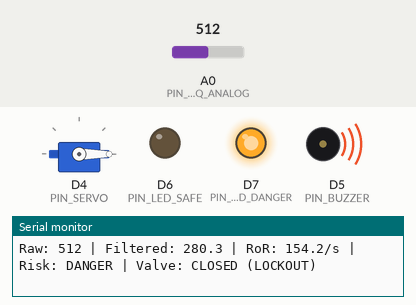
Recording of a sketch running on a simulated ESP8266 (NodeMCU). On the bench: servo, output pins drawn as LEDs (lit = HIGH), buzzer (waves = sounding, pin HIGH), the last lines printed to the serial monitor. Inputs (shaded band) come from the test bench; at power-on: A0 (PIN_MQ_ANALOG) = 512.

Above: at 1.7 s.
1.8 s: A0 (PIN_MQ_ANALOG) set to 240
At 3.0 s:
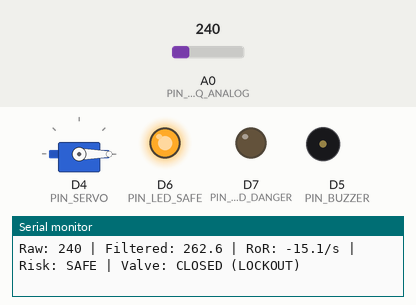
4.0 s: A0 (PIN_MQ_ANALOG) set to 289
7.1 s: A0 (PIN_MQ_ANALOG) set to 315
At 8.8 s:
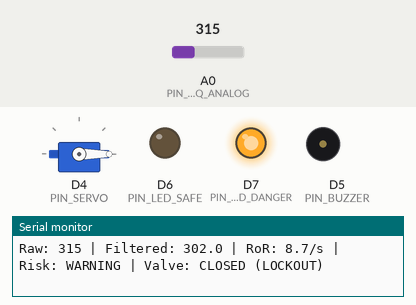
10.0 s: A0 (PIN_MQ_ANALOG) set to 269
13.1 s: A0 (PIN_MQ_ANALOG) set to 258
At 15.8 s:
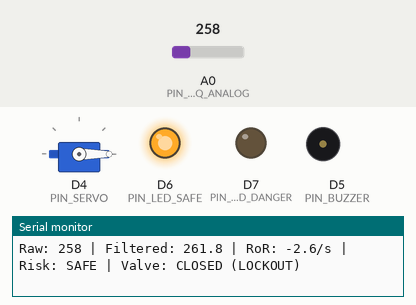
Timing chart, 0 to 17.0 s (numbered marks = the images above; inputs shaded):
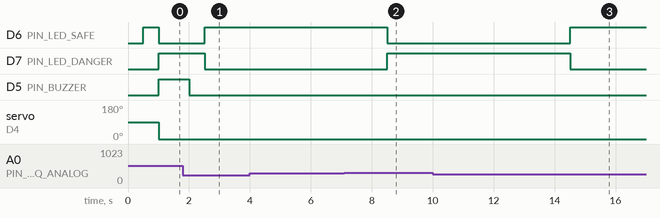

The sketch:

esp8266_lpg_safety.ino
```cpp
/*
 * ==============================================================================
 * Smart LPG Leak Detection & Automatic Shut-Off System
 * NodeMCU ESP8266 / Arduino Implementation (Academic Demonstration Prototype)
 * ==============================================================================
 *
 * IMPORTANT SAFETY NOTICE:
 * This sketch is designed for laboratory/educational bench-top demonstration.
 * DO NOT CONNECT THIS PROTOTYPE TO REAL PRESSURIZED LPG CYLINDERS OR GAS LINES.
 * Real LPG systems require ATEX/IECEx explosion-proof certified safety shut-offs.
 *
 * Required Arduino Libraries:
 *   - Servo.h (Built-in)
 *   - Wire.h & Adafruit_SSD1306.h (Optional for OLED display)
 * ==============================================================================
 */

#include <Servo.h>
#include <Wire.h>

// ------------------------------------------------------------------------------
// Hardware Pin Assignments (NodeMCU ESP8266 GPIO mapping)
// ------------------------------------------------------------------------------
const int PIN_MQ_ANALOG     = A0;    // MQ-5 or MQ-6 Analog Input
const int PIN_SERVO         = D4;    // GPIO2  - Servo PWM signal
const int PIN_BUZZER        = D5;    // GPIO14 - Active Buzzer
const int PIN_LED_SAFE      = D6;    // GPIO12 - Green LED (Nominal Safe)
const int PIN_LED_DANGER    = D7;    // GPIO13 - Red LED (Hazard / Danger)

// ------------------------------------------------------------------------------
// Demonstration Calibration & Thresholds
// ------------------------------------------------------------------------------
// Demonstration ADC thresholds (0 to 1023 range on ESP8266 ADC)
const float THRESH_WARNING  = 300.0; // Demonstration warning threshold
const float THRESH_DANGER   = 550.0; // Demonstration danger threshold
const float THRESH_CRITICAL = 750.0; // Demonstration critical shut-off threshold
const float THRESH_ROR      = 40.0;  // Rate-of-Rise threshold (ADC change / second)
const float HYSTERESIS      = 35.0;  // Deadband hysteresis

// EMA smoothing constant: 0.0 < alpha <= 1.0
const float EMA_ALPHA       = 0.25;

// Actuator Positions (SG90 Servo Degrees)
const int VALVE_OPEN_ANGLE   = 90;
const int VALVE_CLOSED_ANGLE = 0;

// ------------------------------------------------------------------------------
// Global State Variables
// ------------------------------------------------------------------------------
Servo valveServo;

float filteredGas       = 100.0;
float previousGas       = 100.0;
unsigned long lastSampleTime = 0;
bool safetyLockoutActive     = false;

enum RiskLevel {
  STATE_SAFE,
  STATE_WARNING,
  STATE_DANGER,
  STATE_CRITICAL
};

RiskLevel currentRisk = STATE_SAFE;

// ------------------------------------------------------------------------------
// Setup
// ------------------------------------------------------------------------------
void setup() {
  Serial.begin(115200);
  delay(500);

  Serial.println(F("\n=================================================="));
  Serial.println(F(" Smart LPG Safety System - Physical Prototype "));
  Serial.println(F("=================================================="));

  pinMode(PIN_BUZZER, OUTPUT);
  pinMode(PIN_LED_SAFE, OUTPUT);
  pinMode(PIN_LED_DANGER, OUTPUT);

  digitalWrite(PIN_BUZZER, LOW);
  digitalWrite(PIN_LED_SAFE, HIGH);
  digitalWrite(PIN_LED_DANGER, LOW);

  valveServo.attach(PIN_SERVO);
  valveServo.write(VALVE_OPEN_ANGLE); // Start in OPEN position
  Serial.println(F("[INIT] Valve actuator set to OPEN (90 deg)."));

  lastSampleTime = millis();
}

// ------------------------------------------------------------------------------
// Main Control Loop
// ------------------------------------------------------------------------------
void loop() {
  unsigned long now = millis();
  float dt = (now - lastSampleTime) / 1000.0; // Elapsed time in seconds

  if (dt >= 0.5) { // Sample every 500ms
    int rawAdc = analogRead(PIN_MQ_ANALOG);

    // 1. Exponential Moving Average (EMA) Filter
    filteredGas = (EMA_ALPHA * (float)rawAdc) + ((1.0 - EMA_ALPHA) * filteredGas);

    // 2. Rate-of-Rise (RoR) Calculation
    float rateOfChange = (filteredGas - previousGas);
    float ratePerSecond = rateOfChange / dt;

    bool rapidRiseDetected = (ratePerSecond >= THRESH_ROR);

    // 3. Safety Risk Classification with Hysteresis
    RiskLevel evaluatedRisk = currentRisk;

    if (currentRisk == STATE_SAFE) {
      if (filteredGas >= THRESH_CRITICAL) {
        evaluatedRisk = STATE_CRITICAL;
      } else if (filteredGas >= THRESH_DANGER) {
        evaluatedRisk = STATE_DANGER;
      } else if (filteredGas >= THRESH_WARNING) {
        evaluatedRisk = STATE_WARNING;
      }
    } else if (currentRisk == STATE_WARNING) {
      if (filteredGas >= THRESH_CRITICAL) {
        evaluatedRisk = STATE_CRITICAL;
      } else if (filteredGas >= THRESH_DANGER) {
        evaluatedRisk = STATE_DANGER;
      } else if (filteredGas < (THRESH_WARNING - HYSTERESIS)) {
        evaluatedRisk = STATE_SAFE;
      }
    } else if (currentRisk == STATE_DANGER || currentRisk == STATE_CRITICAL) {
      if (filteredGas < (THRESH_DANGER - HYSTERESIS)) {
        evaluatedRisk = STATE_WARNING;
      }
    }

    // Rate-of-rise escalation
    if (rapidRiseDetected && evaluatedRisk < STATE_DANGER) {
      evaluatedRisk = STATE_DANGER;
      Serial.println(F("[ALERT] Rapid Gas Rise Detected! Escalating to DANGER."));
    }

    currentRisk = evaluatedRisk;

    // 4. Actuator and Peripheral Execution
    executeSafetyActions(currentRisk, rapidRiseDetected);

    // 5. Serial Telemetry Logging
    Serial.print(F("Raw: ")); Serial.print(rawAdc);
    Serial.print(F(" | Filtered: ")); Serial.print(filteredGas, 1);
    Serial.print(F(" | RoR: ")); Serial.print(ratePerSecond, 1);
    Serial.print(F("/s | Risk: "));
    switch (currentRisk) {
      case STATE_SAFE:     Serial.print(F("SAFE")); break;
      case STATE_WARNING:  Serial.print(F("WARNING")); break;
      case STATE_DANGER:   Serial.print(F("DANGER")); break;
      case STATE_CRITICAL: Serial.print(F("CRITICAL")); break;
    }
    Serial.print(F(" | Valve: "));
    Serial.println(safetyLockoutActive ? F("CLOSED (LOCKOUT)") : F("OPEN"));

    previousGas = filteredGas;
    lastSampleTime = now;
  }
}

// ------------------------------------------------------------------------------
// Safety Action Actuation
// ------------------------------------------------------------------------------
void executeSafetyActions(RiskLevel risk, bool rapidRise) {
  if (risk == STATE_CRITICAL || risk == STATE_DANGER || rapidRise) {
    // Emergency Shut-off
    valveServo.write(VALVE_CLOSED_ANGLE);
    safetyLockoutActive = true;

    digitalWrite(PIN_LED_SAFE, LOW);
    digitalWrite(PIN_LED_DANGER, HIGH);

    if (risk == STATE_CRITICAL) {
      // Continuous Alarm
      digitalWrite(PIN_BUZZER, HIGH);
    } else {
      // Pulsed Alarm
      digitalWrite(PIN_BUZZER, (millis() % 500 < 250) ? HIGH : LOW);
    }
  } else if (risk == STATE_WARNING) {
    digitalWrite(PIN_LED_SAFE, LOW);
    digitalWrite(PIN_LED_DANGER, HIGH);
    digitalWrite(PIN_BUZZER, LOW);
  } else {
    // SAFE condition
    digitalWrite(PIN_LED_SAFE, HIGH);
    digitalWrite(PIN_LED_DANGER, LOW);
    digitalWrite(PIN_BUZZER, LOW);

    // If safe and not latched by prior emergency, valve is open
    if (!safetyLockoutActive) {
      valveServo.write(VALVE_OPEN_ANGLE);
    }
  }
}
```

Measured:
- the behaviour switches between 307 and 308 on A0 (PIN_MQ_ANALOG) (found by bisection; images 1 and 2)
- the behaviour switches between 259 and 258 on A0 (PIN_MQ_ANALOG) (found by bisection; images 2 and 3)
- after the input at 1.8 s, D6 (PIN_LED_SAFE): LOW → HIGH after 0.71 s; D7 (PIN_LED_DANGER): HIGH → LOW after 0.71 s; D5 (PIN_BUZZER): HIGH → LOW after 0.21 s
- after the input at 7.1 s, D6 (PIN_LED_SAFE): HIGH → LOW after 1.4 s; D7 (PIN_LED_DANGER): LOW → HIGH after 1.4 s
- after the input at 13.1 s, D6 (PIN_LED_SAFE): LOW → HIGH after 1.4 s; D7 (PIN_LED_DANGER): HIGH → LOW after 1.4 s
